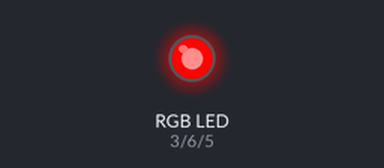
The sketch below on a simulated Arduino Uno, built with avr-gcc and run on an emulated ATmega328P. On the bench: an RGB LED mixed from three pins (HIGH = lit). Dim RGB values are drawn brighter than linear.

Above: at 0.05 s.
At 0.9 s:
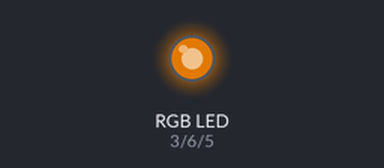
At 1.8 s:
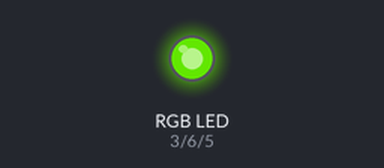
At 3.6 s:
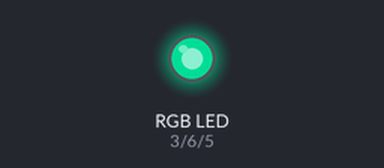
At 5.4 s:
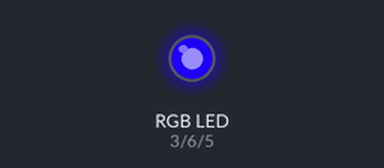
At 7.2 s:
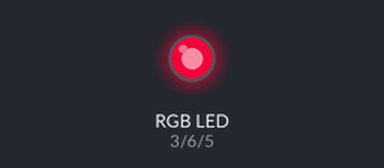
Timing chart, 0 to 10.0 s (numbered marks = the images above):
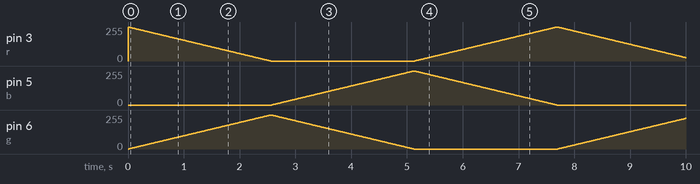

The sketch:

sketch_mar11b.ino
```cpp
int r=3;
int b=5;
int g=6;
void setup()
{
   pinMode(r, OUTPUT);
   pinMode(g, OUTPUT);
   pinMode(b, OUTPUT);
}

void loop()
{


  int i;
  for(i=0;i<=255;i++)
  {

    analogWrite(r,(255-i));
    analogWrite(g,i);
    delay(10);
  }
    for(i=0;i<=255;i++)
  {

    analogWrite(g,(255-i));
    analogWrite(b,i);
       delay(10);
  }

    for(i=0;i<=255;i++)
  {

    analogWrite(b,(255-i));
    analogWrite(r,i);
       delay(10);
  }
}
```
